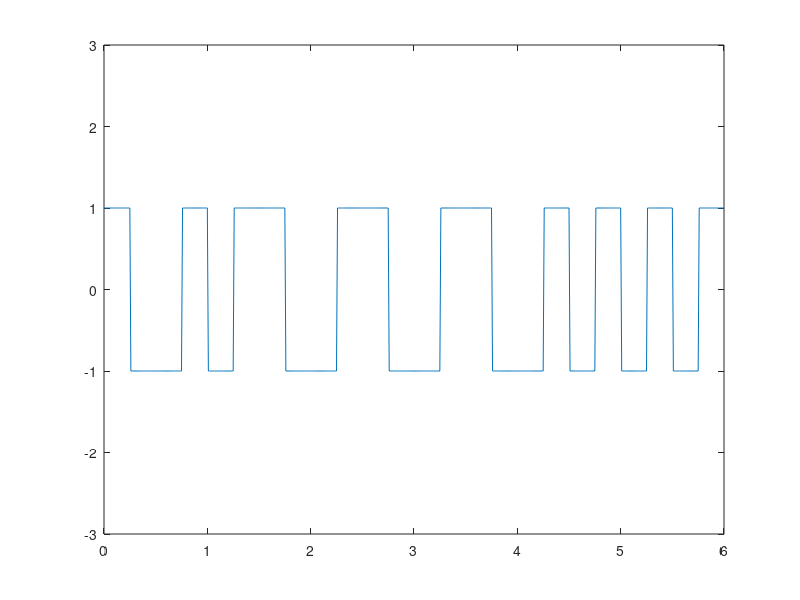

MATLAB code to generate this figure:
clear;
bits = [0,1,1,0,1,0,1,0,1,1,1,1];

prev_Vol=1;
amp=1;
amp=prev_Vol*amp;
tmp=amp;
bit =length(bits);
bit_rate = 2;
Time=bit/bit_rate;

sampling_frequency = 100;
in=1;
for i = 1:length(bits)
    if(bits(i)==0) 
        amplitude(in) = amp;
        amplitude(in+1)=-amp;
    else 
        amplitude(in) = -amp;
        amplitude(in+1)=amp;
    end
     in = in + 2;
end

amp=tmp;
bit_rate = bit_rate*2;
time = 0:.01:Time;

x = 1;

for i = 1:length(time)
    y_value(i)= amplitude(x);
    if time(i)*bit_rate>=x
        x= x+1;
    end
end

plot(time,y_value );
axis([0 Time -3 3]);

i=1;
in=1;
st=1;
for j=1:length(time)
  if time(j)*bit_rate>=i
      if mod(in,2)==1
          if y_value(j) ==amp
            ans_bits(st)=0;
          else 
            ans_bits(st)=1;
          end 
          st = st + 1;
      end
      i=i+1;
      in= in+1;
  end
 end
disp(bits);
 disp('Demodulation : ')
 disp(ans_bits)
